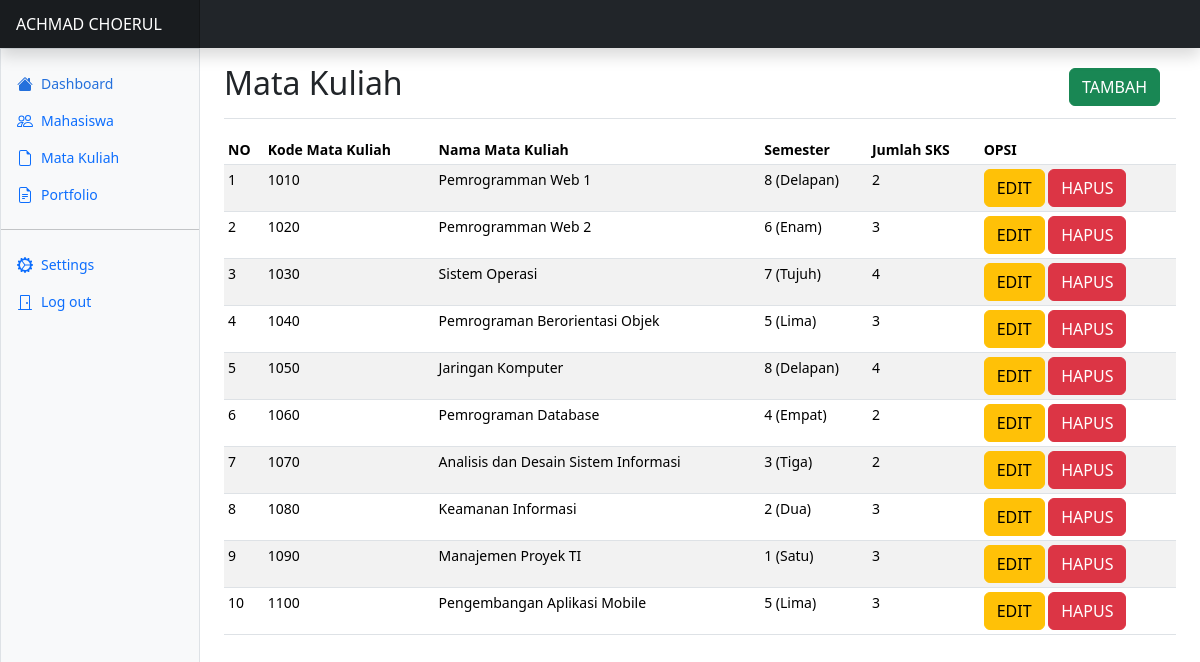
Page /matkul/matkul.php (signed in) on the committed database.
### tables this page shows
CREATE TABLE `mata_kuliah` (
  `id` int NOT NULL,
  `kode_mk` varchar(30) DEFAULT NULL,
  `nama_mk` varchar(50) DEFAULT NULL,
  `semester` varchar(50) DEFAULT NULL,
  `jumlah_sks` varchar(20) DEFAULT NULL
);

### matkul/matkul.php (the view, shortened to what this page needs)
<!DOCTYPE html>
<html>
<head>
	<?php
		include '../include/header.php';
		include '../include/sidebar.php';
	?>
</head>
<body>
    <main class="col-md-9 ms-sm-auto col-lg-10 px-md-4">
		<div class="d-flex justify-content-between flex-wrap flex-md-nowrap align-items-center pt-3 pb-2 mb-3 border-bottom">
			<h1 class="h2">Mata Kuliah</h1>
			<div class="btn-toolbar mb-2 mb-md-0">
			<div class="btn-group me-3">
				<button type="button" class="btn btn-success">
				<a href="tambah.php">TAMBAH</a>
				</button>
			</div>
			</div>
		</div>
		<div class="table-responsive small">
			<table class="table table-striped table-sm">
				<thead>
					<tr>
					<th scope="col">NO</th>
					<th scope="col">Kode Mata Kuliah</th>
					<th scope="col">Nama Mata Kuliah</th>
					<th scope="col">Semester</th>
					<th scope="col">Jumlah SKS</th>
					<th scope="col">OPSI</th>
					</tr>
				</thead>
				<tbody>
					<?php
					include '../mahasiswa/koneksi.php';
					$no = 1;
					$data = mysqli_query($koneksi,"select * from mata_kuliah");
					while($d = mysqli_fetch_array($data)){
						?>
						<tr>
							<td><?php echo $no++; ?></td>
							<td><?php echo $d['kode_mk']; ?></td>
							<td><?php echo $d['nama_mk']; ?></td>
							<td><?php echo $d['semester']; ?></td>
							<td><?php echo $d['jumlah_sks']; ?></td>
							<td>
								<button type="button" class="btn btn-warning">
									<a href="edit.php?id=<?php echo $d['id']; ?>">EDIT</a>
								</button>
								<button type="button" class="btn btn-danger" onclick="hapusData(<?php echo $d['id']; ?>)">HAPUS</button>
							</td>
						</tr>
						<?php
					}
					?>
				</tbody>
			</table>
		</div>
    </main>
	<?php
		include '../include/footer.php';
	?>
</body>
</html>

### include/header.php (style rules this page uses)
.btn-success a { color: white; text-decoration: none; }
.btn-warning a { color: black; text-decoration: none; }

### rows in the picture
mata_kuliah: kode_mk "1010", nama_mk "Pemrogramman Web 1", semester "8 (Delapan)", jumlah_sks "2"
mata_kuliah: kode_mk "1020", nama_mk "Pemrogramman Web 2", semester "6 (Enam)", jumlah_sks "3"
mata_kuliah: kode_mk "1030", nama_mk "Sistem Operasi", semester "7 (Tujuh)", jumlah_sks "4"
mata_kuliah: kode_mk "1040", nama_mk "Pemrograman Berorientasi Objek", semester "5 (Lima)", jumlah_sks "3"
mata_kuliah: kode_mk "1050", nama_mk "Jaringan Komputer", semester "8 (Delapan)", jumlah_sks "4"
mata_kuliah: kode_mk "1060", nama_mk "Pemrograman Database", semester "4 (Empat)", jumlah_sks "2"
mata_kuliah: kode_mk "1070", nama_mk "Analisis dan Desain Sistem Informasi", semester "3 (Tiga)", jumlah_sks "2"
mata_kuliah: kode_mk "1080", nama_mk "Keamanan Informasi", semester "2 (Dua)", jumlah_sks "3"
mata_kuliah: kode_mk "1090", nama_mk "Manajemen Proyek TI", semester "1 (Satu)", jumlah_sks "3"
mata_kuliah: kode_mk "1100", nama_mk "Pengembangan Aplikasi Mobile", semester "5 (Lima)", jumlah_sks "3"
